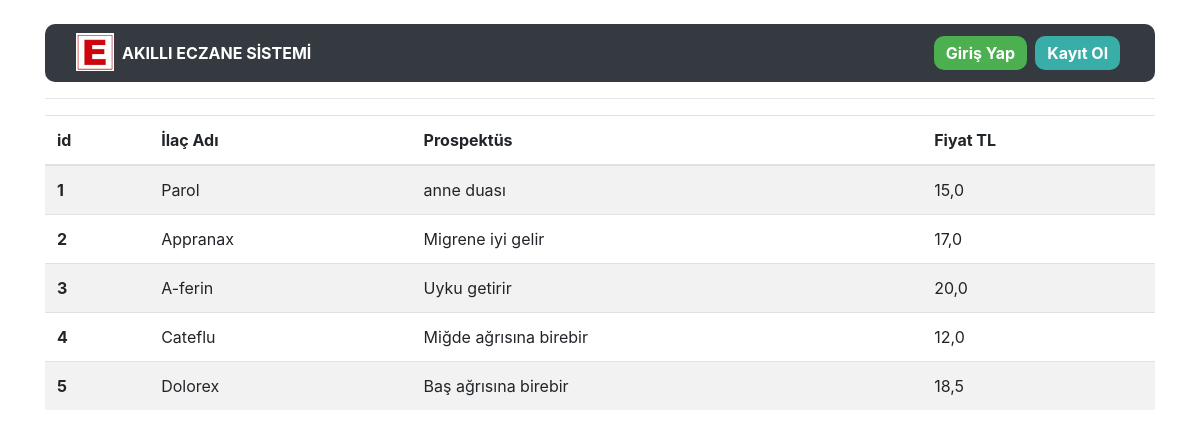
Before: /medicines/ilaclistesi/ with the older database file.
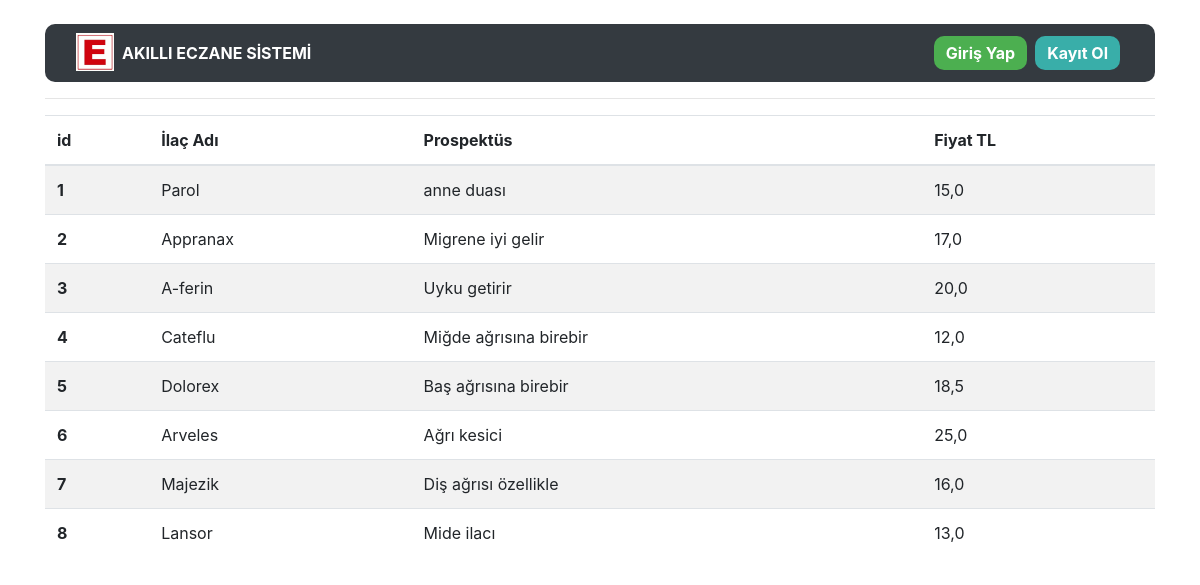
After: the same page with the newer database file.
### medicine/models.py (models this page shows, shortened)
class Medicine(models.Model):
    ilac_adi = models.CharField(max_length = 50, verbose_name = 'İlaç İsmi')
    prospekt=models.TextField(max_length=200,null=True,verbose_name="Prospektüs")
    ilacfiyati=models.FloatField(null=True,verbose_name="İlaç Fiyatı")
    created_date = models.DateTimeField(auto_now = True, blank = True, verbose_name = 'Eklenme Tarihi')

### medicine/views.py (the view)
# urls.py: path('ilaclistesi/', views.ilacListesi, name = 'ilaclistesi'),
def ilacListesi(request):
    ilaclar=Medicine.objects.all()
    context={
        "ilaclar":ilaclar
    }
    return render(request,"ilaclistesi.html",context)

### templates/ilaclistesi.html
{% extends "layout.html" %}
{% block body %}
{% if ilaclar %}
<table class="table table-striped">
  <thead>
    <tr>
      <th scope="col">id</th>
      <th scope="col">İlaç Adı</th>
      <th scope="col">Prospektüs</th>
      <th scope="col">Fiyat TL</th>
    </tr>
  </thead>
  <tbody>
  {% for i in ilaclar %}
  <tr>
      <th scope="row">{{i.id}}</th>
      <td>{{i.ilac_adi}}</td>
      <td>{{i.prospekt}}</td>
      <td>{{i.ilacfiyati}}</td>
    </tr>
  {% endfor %}
  </tbody>
</table>
{% else %}
<div class="alert alert-danger">Herhangi bir hasta kaydı bulunmuyor!!!</div>
{% endif %}
{% endblock body %}

Changed rows visible on the page:
added Medicine: id "6", ilac_adi "Arveles", prospekt "Ağrı kesici", ilacfiyati "25,0"
added Medicine: id "7", ilac_adi "Majezik", prospekt "Diş ağrısı özellikle", ilacfiyati "16,0"
added Medicine: id "8", ilac_adi "Lansor", prospekt "Mide ilacı", ilacfiyati "13,0"
